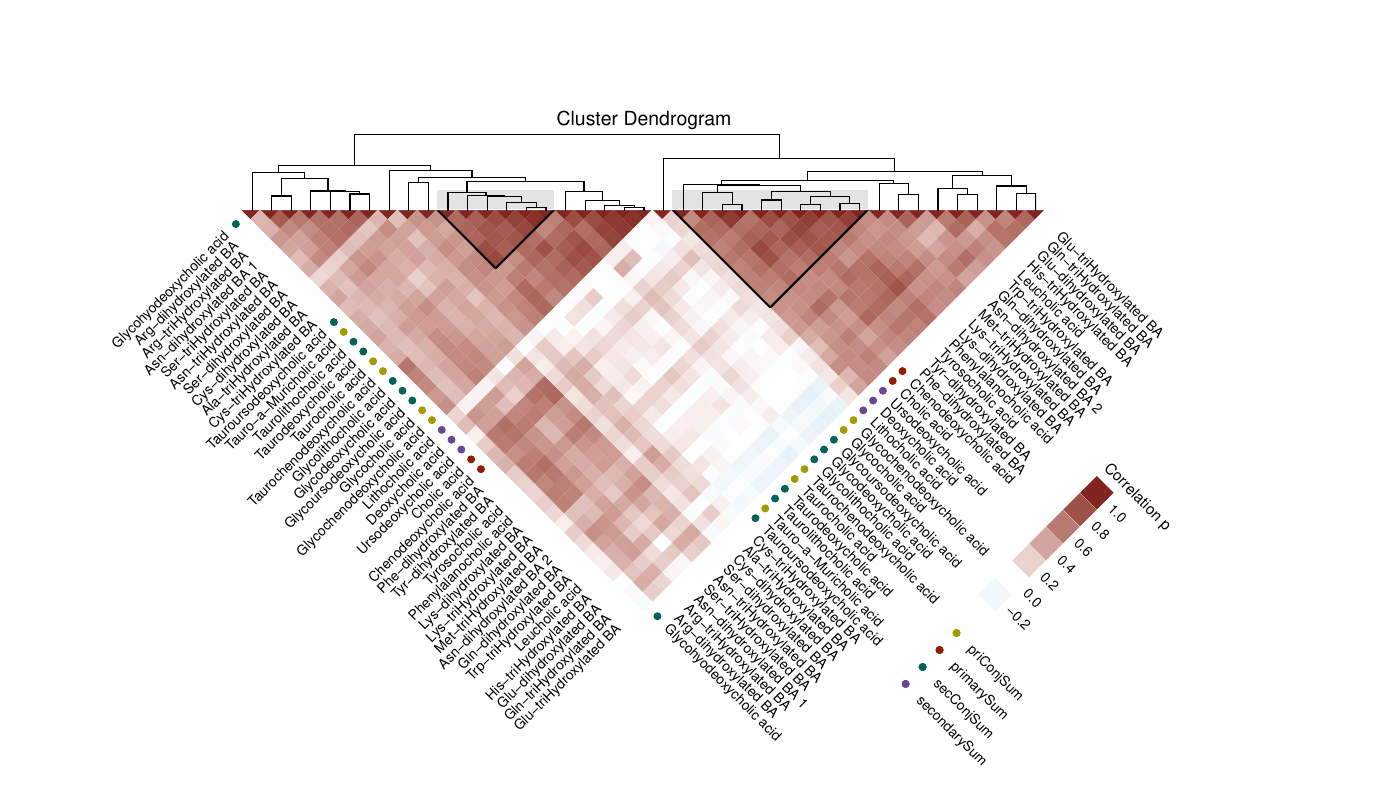

Here is the R script that generated this plot:
library(tidyverse)
library(reshape2)
library(factoextra)
library(grid)
library(cowplot)

## read data
df <- read.csv("data/data.csv", row.names = 1, check.names = FALSE)
group <- read.csv("data/group.csv", check.names = FALSE)


## set color
mycol <- c("#A69900", "#8F1D00", "#056258", "#6A478F")


## calculate correlation and hclust
df_log <- log10(df + 0.000001)

corr <- cor(df_log, method = "pearson")
dist_matrix <- as.dist(1 - corr)
hclust_tree  <- hclust(dist_matrix, method = "complete")

## 得到上三角矩阵
get_lower_tri<-function(corr){
  corr[upper.tri(corr)] <- NA
  return(corr)
}
## 得到下三角矩阵
get_upper_tri <- function(corr){
  corr[lower.tri(corr)]<- NA
  return(corr)
}

## 重排序相关矩阵
corr <- corr[hclust_tree$order, hclust_tree$order]
upper_tri <- get_upper_tri(corr)


# hcluter tree
t <- fviz_dend(hclust_tree, 
               show_labels = FALSE, 
               lwd = 0.4, axes = FALSE,  
               ylab = "", main = "Cluster Dendrogram",
               ggtheme = theme_void()) +
  scale_x_discrete(expand = c(0,0)) +
  theme(axis.text.y = element_blank(),
        axis.ticks.y = element_blank(),
        plot.title = element_text(hjust = 0.5, size = 14))
t


# heatmap
melted_corr <- melt(upper_tri, na.rm = TRUE)
p1 <- ggplot(data = melted_corr, aes(Var2, Var1))+
  geom_tile(aes(fill = value))+
  scale_fill_gradient2(low = "#BBDEEC", high = "#802520", 
                       breaks = c(seq(-0.2, 1.0, 0.2))) +
  scale_y_discrete(position = "right") +
  labs(x = NULL, y = NULL) +
  theme_minimal() + 
  theme(panel.grid = element_blank(),
        axis.text.x = element_text(size = 10, color = "black", 
                                   angle = 90, vjust = 0.5, hjust = 1),
        axis.text.y = element_text(size = 10, color = "black"),
        legend.text = element_text(size = 10))+
  coord_fixed() 
p1


# add group infomation
p2 <- p1 + 
  geom_point(data = group, 
             aes(x = `Bile acid`, y = -0.5, 
                 color = factor(order, levels = c("priConjSum", "primarySum", "secConjSum", "secondarySum"))),
             size = 2) +
  geom_point(data = group, 
             aes(y = `Bile acid`, x = 42.5, 
                 color = factor(order, levels = c("priConjSum", "primarySum", "secConjSum", "secondarySum"))),
             size = 2) + 
  scale_color_manual(values = mycol, na.translate=FALSE) +
  expand_limits(x = c(0, 43), y = c(-1, 42.5)) +
  guides(fill = guide_legend(title = "Correlation p", reverse = TRUE),
         color = guide_legend(title = NULL))

p2


# add rect
p3 <- p2 + geom_path(data=data.frame(x=c(10.5,16.5,16.5),
                                     y=c(10.5,10.5,16.5)),
                     aes(x=x,y=y), color="black", size=0.7)+
  geom_path(data=data.frame(x=c(22.5,32.5,32.5),
                            y=c(22.5,22.5,32.5)),
            aes(x=x,y=y), color="black", size=0.7) +
  geom_polygon(data=data.frame(x= c(0.5,0.5,41.5),
                               y = c(0.5,41.5,41.5)),
               aes(x=x,y=y), fill="white", color="white") +
  geom_polygon(data=data.frame(x=c(9.5,10.5,16.5,15.5),
                               y=c(11.5,10.5,16.5,17.5)),
               aes(x=x,y=y), fill="#E3E3E3") +
  geom_polygon(data=data.frame(x=c(21.5,22.5,32.5,31.5),
                               y=c(23.5,22.5,32.5,33.5)),
               aes(x=x,y=y), fill="#E3E3E3")

p3


# Rotate 45 degrees
p4 <- ggdraw()+
  draw_plot(ggplotify::as.ggplot(p3, angle = -45),
            width = 1, height = 1) 
p4 



# merge tree into heatmap
pdf("correlation_heatmap_hcluster.pdf", width = 14, height = 8)
p4
vie1 <- viewport(width=0.56, height=0.15, x=0.46, y=0.795)
print(t, vp=vie1)
dev.off()




